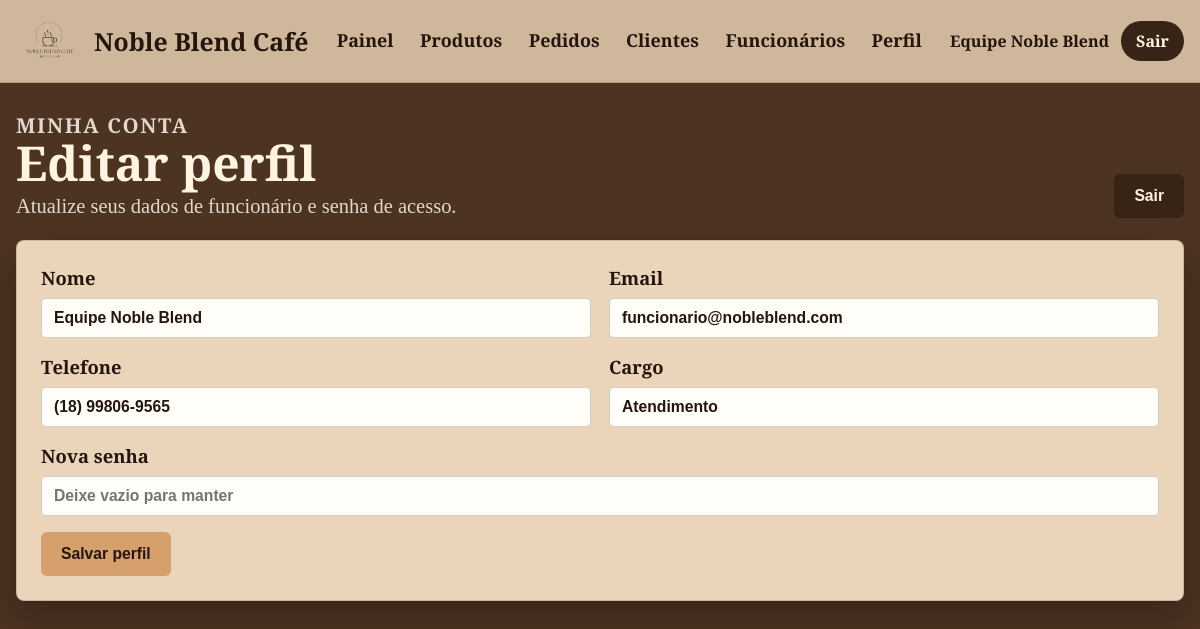
Screenshot of /view/funcionario_perfil.php (signed in) with the database file from the repository.
### tables this page shows
CREATE TABLE funcionarios (
  id_funcionario INT AUTO_INCREMENT PRIMARY KEY,
  nome VARCHAR(120) NOT NULL,
  email VARCHAR(140) NOT NULL UNIQUE,
  senha_hash VARCHAR(255) NOT NULL,
  telefone VARCHAR(30) DEFAULT NULL,
  cargo VARCHAR(80) NOT NULL DEFAULT 'Atendimento',
  criado_em TIMESTAMP NOT NULL DEFAULT CURRENT_TIMESTAMP
);

### controller/ViewHelper.php (called while the page is built, shortened)
<?php
if (!function_exists('asset')) {
    function asset($caminho)
    {
        $caminho = ltrim((string) $caminho, '/');
        $base = str_replace('\\', '/', dirname($_SERVER['SCRIPT_NAME'] ?? ''));
        $base = ($base === '/' || $base === '.' || $base === '\\') ? '' : rtrim($base, '/');
        return $base . '/' . $caminho;
    }
}
if (!function_exists('e')) {
    function e($valor)
    {
        return htmlspecialchars((string) $valor, ENT_QUOTES, 'UTF-8');
    }
}

### controller/AuthController.php (called while the page is built, shortened)
<?php
require_once __DIR__ . '/../model/Funcionario.php';
require_once __DIR__ . '/ViewHelper.php';
class AuthController
{
    public static function funcionarioId()
    {
        return isset($_SESSION['funcionario_id']) ? (int) $_SESSION['funcionario_id'] : null;
    }
}

### model/Conexao.php (called while the page is built, shortened)
<?php
class Conexao
{
    private static $conn = null;
    public static function conectar()
    {
        $host = getenv('DB_HOST') ?: 'localhost';
        $usuario = getenv('DB_USER') ?: 'root';
        $senha = getenv('DB_PASS') ?: '';
        $banco = getenv('DB_NAME') ?: 'noble_blend_cafe';
        self::$conn = new mysqli($host, $usuario, $senha, $banco);
        self::$conn->set_charset('utf8mb4');
        return self::$conn;
    }
    public static function preparar($sql, $types = '', $params = array())
    {
        $stmt = self::conectar()->prepare($sql);
        if ($types !== '' && !empty($params)) {
            $refs = array($types);
            foreach ($params as $key => $value) {
                $refs[] = &$params[$key];
            }
            call_user_func_array(array($stmt, 'bind_param'), $refs);
        }
        $stmt->execute();
        return $stmt;
    }
    public static function fetchOne($sql, $types = '', $params = array())
    {
        $stmt = self::preparar($sql, $types, $params);
        $result = $stmt->get_result();
        return $result ? $result->fetch_assoc() : null;
    }
}

### model/Funcionario.php (called while the page is built, shortened)
<?php
require_once __DIR__ . '/Conexao.php';
class Funcionario
{
    public static function buscarPorId($id)
    {
        return Conexao::fetchOne(
            'SELECT id_funcionario, nome, email, telefone, cargo, criado_em FROM funcionarios WHERE id_funcionario = ? LIMIT 1',
            'i',
            array((int) $id)
        );
    }
}

### view/funcionario_perfil.php (the view, shortened to what this page needs)
<?php
require_once __DIR__ . '/../controller/AuthController.php';
require_once __DIR__ . '/../controller/ViewHelper.php';
require_once __DIR__ . '/../model/Funcionario.php';
$funcionario = Funcionario::buscarPorId(AuthController::funcionarioId());
?>
<!DOCTYPE html>
<html lang="pt-BR">
<head>
    <link rel="stylesheet" href="<?= asset('../css/app.css'); ?>">
</head>
<body class="staff-body">
    <?php include __DIR__ . '/partials/nav_funcionario.php'; ?>
    <main class="staff-shell">
        <section class="section-heading section-heading--top">
            <div>
                <p class="eyebrow">Minha conta</p>
                <h1>Editar perfil</h1>
                <p>Atualize seus dados de funcionário e senha de acesso.</p>
            </div>
            <a class="btn btn--danger" href="../processamento/logout.php" onclick="return confirm('Voce deseja mesmo sair?');">Sair</a>
        </section>
        <form class="form-panel" action="../processamento/perfil_funcionario_salvar.php" method="post">
            <div class="form-grid">
                <label class="field">
                    <span>Nome</span>
                    <input type="text" name="nome" value="<?= e($funcionario['nome'] ?? ''); ?>" required>
                </label>
                <label class="field">
                    <span>Email</span>
                    <input type="email" name="email" value="<?= e($funcionario['email'] ?? ''); ?>" required>
                </label>
                <label class="field">
                    <span>Telefone</span>
                    <input type="text" name="telefone" value="<?= e($funcionario['telefone'] ?? ''); ?>">
                </label>
                <label class="field">
                    <span>Cargo</span>
                    <input type="text" name="cargo" value="<?= e($funcionario['cargo'] ?? 'Atendimento'); ?>" required>
                </label>
                <label class="field field--full">
                    <span>Nova senha</span>
                    <input type="password" name="senha" placeholder="Deixe vazio para manter">
                </label>
            </div>
            <div class="form-actions">
                <button class="btn" type="submit">Salvar perfil</button>
            </div>
        </form>
    </main>
</body>
</html>

### css/app.css (style rules this page uses)
:root { --brown-950: #24150d; --brown-900: #372416; --brown-700: #725239; --brown-600: #76543c; --caramel: #d6a06c; --cream: #d4bda1; --paper: #fff3e2; --soft: #ead4ba; --gold: #c8aa4a; --green: #5f6f52; --danger: #9f2f24; --success: #3f6f45; --shadow: 0 18px 38px rgba(0, 0, 0, .26); --title: 'Cormorant', serif; --text: 'Cormorant Upright', serif; }
* { box-sizing: border-box; }
body.app-body, body.staff-body, body.auth-body { min-height: 100vh; margin: 0; background: var(--brown-700); color: var(--paper); font-family: var(--text); }
body.staff-body { background: #4d3322; }
a { color: inherit; text-decoration: none; }
button, input, select, textarea { font: inherit; }
.page-shell, .staff-shell { width: min(1220px, calc(100% - 32px)); margin: 0 auto; padding: 38px 0 80px; }
.staff-shell { padding-top: 28px; }
.eyebrow { margin: 0 0 8px; color: var(--gold); font-family: var(--title); font-size: 1.15rem; font-weight: 700; letter-spacing: .08em; text-transform: uppercase; }
h1, h2, h3 { font-family: var(--title); line-height: 1; }
.hero-actions, .form-actions, .filter-actions { display: flex; align-items: center; flex-wrap: wrap; gap: 14px; }
.btn { min-height: 44px; border: 0; border-radius: 6px; padding: 11px 20px; display: inline-flex; align-items: center; justify-content: center; gap: 8px; background: var(--caramel); color: var(--brown-950); font-family: Arial, sans-serif; font-size: .98rem; font-weight: 700; cursor: pointer; transition: transform .2s ease, filter .2s ease; }
.btn--danger { background: var(--brown-900); color: var(--paper); }
.section-heading { margin: 54px 0 22px; display: flex; align-items: end; justify-content: space-between; gap: 24px; }
.section-heading--top { margin-top: 0; }
.section-heading h1, .section-heading h2 { margin: 0 0 8px; color: var(--paper); font-size: clamp(2.4rem, 4vw, 4.2rem); font-weight: 600; }
.section-heading p { margin: 0; max-width: 650px; font-size: 1.28rem; color: rgba(255, 248, 239, .84); }
.filters-panel, .summary-panel, .form-panel, .auth-panel, .empty-state, .table-wrap { border-radius: 8px; background: var(--soft); color: var(--brown-950); border: 1px solid rgba(55, 36, 22, .18); box-shadow: var(--shadow); }
.filters-panel, .summary-panel, .form-panel, .empty-state { padding: 24px; }
.field { display: grid; gap: 8px; margin-bottom: 16px; font-family: var(--title); font-size: 1.15rem; font-weight: 700; }
.field--full { grid-column: 1 / -1; }
.field input, .field select, .field textarea, .inline-form select, .add-cart-form input, .cart-item__qty input { width: 100%; border: 1px solid rgba(55, 36, 22, .22); border-radius: 5px; outline: none; background: #fffdf8; color: var(--brown-950); padding: 10px 12px; font-family: Arial, sans-serif; font-size: .98rem; }
.form-grid { display: grid; grid-template-columns: repeat(2, minmax(0, 1fr)); gap: 0 18px; }

### rows the page displays
funcionarios: nome "Equipe Noble Blend", email "funcionario@nobleblend.com", telefone "(18) 99806-9565", cargo "Atendimento"

### other values shown
$funcionarioNomeNav "Equipe Noble Blend"
